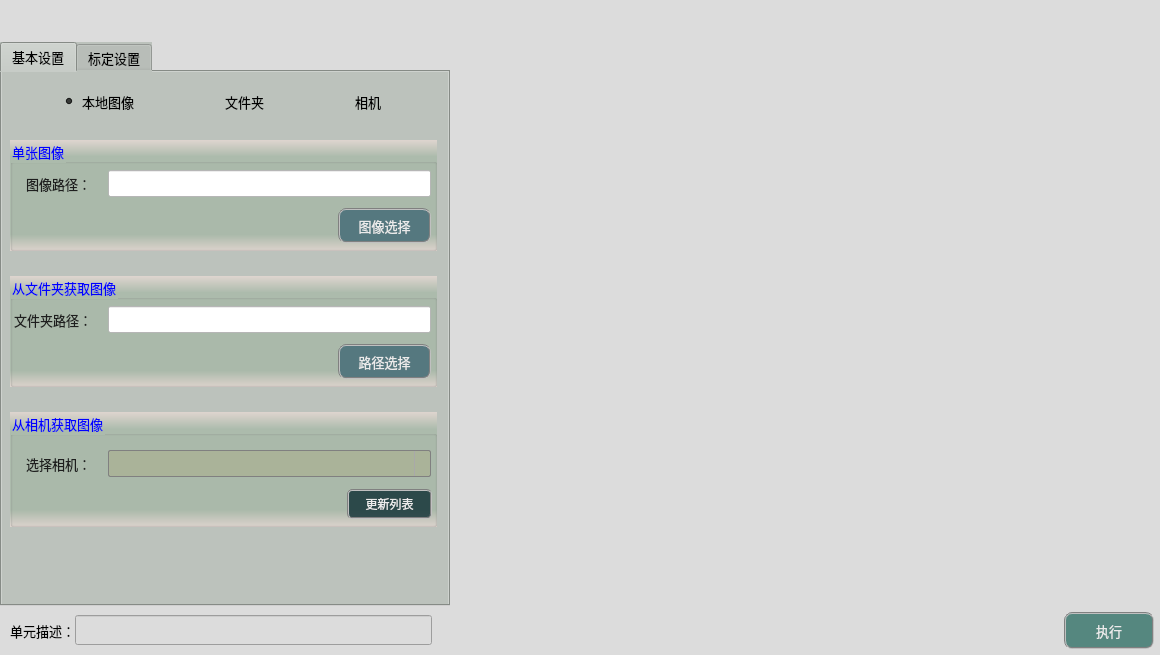
<?xml version="1.0" encoding="UTF-8"?>
<ui version="4.0">
 <class>frmImageSourceClass</class>
 <widget class="QDialog" name="frmImageSourceClass">
  <property name="geometry">
   <rect>
    <x>0</x>
    <y>0</y>
    <width>1160</width>
    <height>655</height>
   </rect>
  </property>
  <property name="sizePolicy">
   <sizepolicy hsizetype="Fixed" vsizetype="Fixed">
    <horstretch>0</horstretch>
    <verstretch>0</verstretch>
   </sizepolicy>
  </property>
  <property name="minimumSize">
   <size>
    <width>1160</width>
    <height>655</height>
   </size>
  </property>
  <property name="maximumSize">
   <size>
    <width>1160</width>
    <height>655</height>
   </size>
  </property>
  <property name="windowTitle">
   <string>获取图像</string>
  </property>
  <property name="styleSheet">
   <string notr="true">background-color: rgb(220, 220, 220);</string>
  </property>
  <layout class="QGridLayout" name="gridLayout">
   <property name="leftMargin">
    <number>0</number>
   </property>
   <property name="topMargin">
    <number>0</number>
   </property>
   <property name="rightMargin">
    <number>0</number>
   </property>
   <property name="bottomMargin">
    <number>0</number>
   </property>
   <property name="spacing">
    <number>1</number>
   </property>
   <item row="1" column="1">
    <spacer name="horizontalSpacer_3">
     <property name="orientation">
      <enum>Qt::Horizontal</enum>
     </property>
     <property name="sizeType">
      <enum>QSizePolicy::Fixed</enum>
     </property>
     <property name="sizeHint" stdset="0">
      <size>
       <width>3</width>
       <height>20</height>
      </size>
     </property>
    </spacer>
   </item>
   <item row="2" column="0">
    <spacer name="verticalSpacer_4">
     <property name="orientation">
      <enum>Qt::Vertical</enum>
     </property>
     <property name="sizeType">
      <enum>QSizePolicy::Fixed</enum>
     </property>
     <property name="sizeHint" stdset="0">
      <size>
       <width>20</width>
       <height>5</height>
      </size>
     </property>
    </spacer>
   </item>
   <item row="0" column="2">
    <spacer name="verticalSpacer">
     <property name="orientation">
      <enum>Qt::Vertical</enum>
     </property>
     <property name="sizeType">
      <enum>QSizePolicy::Fixed</enum>
     </property>
     <property name="sizeHint" stdset="0">
      <size>
       <width>20</width>
       <height>42</height>
      </size>
     </property>
    </spacer>
   </item>
   <item row="1" column="2">
    <layout class="QGridLayout" name="imageLayout">
     <property name="spacing">
      <number>1</number>
     </property>
    </layout>
   </item>
   <item row="3" column="0" colspan="3">
    <layout class="QHBoxLayout" name="horizontalLayout">
     <property name="spacing">
      <number>0</number>
     </property>
     <property name="bottomMargin">
      <number>6</number>
     </property>
     <item>
      <spacer name="horizontalSpacer">
       <property name="orientation">
        <enum>Qt::Horizontal</enum>
       </property>
       <property name="sizeType">
        <enum>QSizePolicy::Fixed</enum>
       </property>
       <property name="sizeHint" stdset="0">
        <size>
         <width>10</width>
         <height>20</height>
        </size>
       </property>
      </spacer>
     </item>
     <item>
      <widget class="QLabel" name="label_3">
       <property name="sizePolicy">
        <sizepolicy hsizetype="Fixed" vsizetype="Fixed">
         <horstretch>0</horstretch>
         <verstretch>0</verstretch>
        </sizepolicy>
       </property>
       <property name="maximumSize">
        <size>
         <width>83</width>
         <height>25</height>
        </size>
       </property>
       <property name="font">
        <font>
         <family>微软雅黑</family>
         <pointsize>10</pointsize>
        </font>
       </property>
       <property name="styleSheet">
        <string notr="true">background-color: rgba(255, 255, 255, 0);</string>
       </property>
       <property name="text">
        <string>单元描述：</string>
       </property>
      </widget>
     </item>
     <item>
      <widget class="QLineEdit" name="txtDescribe">
       <property name="sizePolicy">
        <sizepolicy hsizetype="Fixed" vsizetype="Fixed">
         <horstretch>0</horstretch>
         <verstretch>0</verstretch>
        </sizepolicy>
       </property>
       <property name="minimumSize">
        <size>
         <width>357</width>
         <height>30</height>
        </size>
       </property>
       <property name="maximumSize">
        <size>
         <width>16777215</width>
         <height>30</height>
        </size>
       </property>
       <property name="font">
        <font>
         <family>微软雅黑</family>
         <pointsize>10</pointsize>
        </font>
       </property>
      </widget>
     </item>
     <item>
      <spacer name="horizontalSpacer_8">
       <property name="orientation">
        <enum>Qt::Horizontal</enum>
       </property>
       <property name="sizeHint" stdset="0">
        <size>
         <width>40</width>
         <height>20</height>
        </size>
       </property>
      </spacer>
     </item>
     <item>
      <widget class="QPushButton" name="btnExecute">
       <property name="minimumSize">
        <size>
         <width>90</width>
         <height>37</height>
        </size>
       </property>
       <property name="font">
        <font>
         <family>微软雅黑</family>
         <pointsize>10</pointsize>
        </font>
       </property>
       <property name="styleSheet">
        <string notr="true">QWidget{ background-color: rgb(85, 135, 127);}
QWidget{ color: rgb(235, 235, 235);}
QWidget{ border: 2px groove gray;border-radius: 8px;padding: 2px 4px;}
QPushButton:hover{ background-color: rgb(85, 155, 127);}
QPushButton:pressed{background-color: rgb(85, 175, 127);}</string>
       </property>
       <property name="text">
        <string>执行</string>
       </property>
      </widget>
     </item>
     <item>
      <spacer name="horizontalSpacer_2">
       <property name="orientation">
        <enum>Qt::Horizontal</enum>
       </property>
       <property name="sizeType">
        <enum>QSizePolicy::Fixed</enum>
       </property>
       <property name="sizeHint" stdset="0">
        <size>
         <width>6</width>
         <height>20</height>
        </size>
       </property>
      </spacer>
     </item>
    </layout>
   </item>
   <item row="0" column="0">
    <spacer name="verticalSpacer_2">
     <property name="orientation">
      <enum>Qt::Vertical</enum>
     </property>
     <property name="sizeType">
      <enum>QSizePolicy::Fixed</enum>
     </property>
     <property name="sizeHint" stdset="0">
      <size>
       <width>20</width>
       <height>42</height>
      </size>
     </property>
    </spacer>
   </item>
   <item row="1" column="0">
    <widget class="QTabWidget" name="tabWidget">
     <property name="sizePolicy">
      <sizepolicy hsizetype="Fixed" vsizetype="Expanding">
       <horstretch>0</horstretch>
       <verstretch>0</verstretch>
      </sizepolicy>
     </property>
     <property name="minimumSize">
      <size>
       <width>450</width>
       <height>550</height>
      </size>
     </property>
     <property name="maximumSize">
      <size>
       <width>16777215</width>
       <height>16777215</height>
      </size>
     </property>
     <property name="font">
      <font>
       <family>微软雅黑</family>
       <pointsize>10</pointsize>
      </font>
     </property>
     <property name="styleSheet">
      <string notr="true">background-color: #bcc2bc;</string>
     </property>
     <property name="currentIndex">
      <number>0</number>
     </property>
     <widget class="QWidget" name="tab">
      <attribute name="title">
       <string>基本设置</string>
      </attribute>
      <widget class="QWidget" name="horizontalLayoutWidget_2">
       <property name="geometry">
        <rect>
         <x>3</x>
         <y>10</y>
         <width>437</width>
         <height>39</height>
        </rect>
       </property>
       <layout class="QHBoxLayout" name="horizontalLayout_2">
        <item>
         <spacer name="horizontalSpacer_4">
          <property name="orientation">
           <enum>Qt::Horizontal</enum>
          </property>
          <property name="sizeHint" stdset="0">
           <size>
            <width>10</width>
            <height>20</height>
           </size>
          </property>
         </spacer>
        </item>
        <item>
         <widget class="QRadioButton" name="radioImage">
          <property name="font">
           <font>
            <family>微软雅黑</family>
            <pointsize>10</pointsize>
           </font>
          </property>
          <property name="styleSheet">
           <string notr="true">background-color: rgba(0, 0, 0, 0);</string>
          </property>
          <property name="text">
           <string>本地图像</string>
          </property>
          <property name="checked">
           <bool>true</bool>
          </property>
         </widget>
        </item>
        <item>
         <spacer name="horizontalSpacer_6">
          <property name="orientation">
           <enum>Qt::Horizontal</enum>
          </property>
          <property name="sizeHint" stdset="0">
           <size>
            <width>60</width>
            <height>20</height>
           </size>
          </property>
         </spacer>
        </item>
        <item>
         <widget class="QRadioButton" name="radioFolder">
          <property name="font">
           <font>
            <family>微软雅黑</family>
            <pointsize>10</pointsize>
           </font>
          </property>
          <property name="styleSheet">
           <string notr="true">background-color: rgba(0, 0, 0, 0);</string>
          </property>
          <property name="text">
           <string>文件夹</string>
          </property>
         </widget>
        </item>
        <item>
         <spacer name="horizontalSpacer_7">
          <property name="orientation">
           <enum>Qt::Horizontal</enum>
          </property>
          <property name="sizeHint" stdset="0">
           <size>
            <width>60</width>
            <height>20</height>
           </size>
          </property>
         </spacer>
        </item>
        <item>
         <widget class="QRadioButton" name="radioCamera">
          <property name="font">
           <font>
            <family>微软雅黑</family>
            <pointsize>10</pointsize>
           </font>
          </property>
          <property name="styleSheet">
           <string notr="true">background-color: rgba(0, 0, 0, 0);</string>
          </property>
          <property name="text">
           <string>相机</string>
          </property>
         </widget>
        </item>
        <item>
         <spacer name="horizontalSpacer_5">
          <property name="orientation">
           <enum>Qt::Horizontal</enum>
          </property>
          <property name="sizeHint" stdset="0">
           <size>
            <width>10</width>
            <height>20</height>
           </size>
          </property>
         </spacer>
        </item>
       </layout>
      </widget>
      <widget class="QGroupBox" name="groupImage">
       <property name="geometry">
        <rect>
         <x>8</x>
         <y>68</y>
         <width>427</width>
         <height>111</height>
        </rect>
       </property>
       <property name="font">
        <font>
         <family>微软雅黑</family>
         <pointsize>10</pointsize>
        </font>
       </property>
       <property name="styleSheet">
        <string notr="true">background-color: qlineargradient(x1:0, y1:0, x2:0, y2:1, stop:0 #dfd5cf, stop: 0.15 #acbbac, stop: 0.85 #acbbac,stop:1 #dfd5cf);
color: rgb(0, 0, 255);</string>
       </property>
       <property name="title">
        <string>单张图像</string>
       </property>
       <widget class="QLabel" name="label">
        <property name="geometry">
         <rect>
          <x>16</x>
          <y>34</y>
          <width>85</width>
          <height>19</height>
         </rect>
        </property>
        <property name="font">
         <font>
          <family>微软雅黑</family>
          <pointsize>10</pointsize>
         </font>
        </property>
        <property name="styleSheet">
         <string notr="true">color: rgb(30, 30, 30);
background: transparent;</string>
        </property>
        <property name="text">
         <string>图像路径：</string>
        </property>
       </widget>
       <widget class="QLineEdit" name="txtImagePath">
        <property name="geometry">
         <rect>
          <x>98</x>
          <y>30</y>
          <width>323</width>
          <height>27</height>
         </rect>
        </property>
        <property name="font">
         <font>
          <family>微软雅黑</family>
          <pointsize>10</pointsize>
         </font>
        </property>
        <property name="styleSheet">
         <string notr="true">background-color: rgb(255, 255, 255);</string>
        </property>
        <property name="readOnly">
         <bool>true</bool>
        </property>
       </widget>
       <widget class="QPushButton" name="btnSelectImage">
        <property name="geometry">
         <rect>
          <x>328</x>
          <y>68</y>
          <width>93</width>
          <height>35</height>
         </rect>
        </property>
        <property name="font">
         <font>
          <family>Arial</family>
          <pointsize>10</pointsize>
         </font>
        </property>
        <property name="styleSheet">
         <string notr="true">QWidget{ background-color: rgb(85, 120, 127);}
QWidget{ color: rgb(235, 235, 235);}
QWidget{ border: 2px groove gray;border-radius: 8px;padding: 2px 4px;}
QPushButton:hover{ background-color: rgb(85, 150, 127);}
QPushButton:pressed{background-color: rgb(85, 170, 127);}</string>
        </property>
        <property name="text">
         <string>图像选择</string>
        </property>
       </widget>
      </widget>
      <widget class="QGroupBox" name="groupCamera">
       <property name="geometry">
        <rect>
         <x>8</x>
         <y>340</y>
         <width>427</width>
         <height>115</height>
        </rect>
       </property>
       <property name="font">
        <font>
         <family>微软雅黑</family>
         <pointsize>10</pointsize>
        </font>
       </property>
       <property name="styleSheet">
        <string notr="true">background-color: qlineargradient(x1:0, y1:0, x2:0, y2:1, stop:0 #dfd5cf, stop: 0.15 #acbbac, stop: 0.85 #acbbac,stop:1 #dfd5cf);
color: rgb(0, 0, 255);</string>
       </property>
       <property name="title">
        <string>从相机获取图像</string>
       </property>
       <widget class="QLabel" name="label_4">
        <property name="geometry">
         <rect>
          <x>16</x>
          <y>42</y>
          <width>79</width>
          <height>19</height>
         </rect>
        </property>
        <property name="font">
         <font>
          <family>微软雅黑</family>
          <pointsize>10</pointsize>
         </font>
        </property>
        <property name="styleSheet">
         <string notr="true">color: rgb(30, 30, 30);
background: transparent;</string>
        </property>
        <property name="text">
         <string>选择相机：</string>
        </property>
       </widget>
       <widget class="QComboBox" name="comboCamera">
        <property name="geometry">
         <rect>
          <x>98</x>
          <y>38</y>
          <width>323</width>
          <height>27</height>
         </rect>
        </property>
        <property name="font">
         <font>
          <family>微软雅黑</family>
          <pointsize>10</pointsize>
         </font>
        </property>
        <property name="styleSheet">
         <string notr="true">QComboBox {
    border: 1px solid gray;
    border-radius: 2px;    
    color: rgb(0, 0, 200);
	background-color: rgba(170, 170, 127,100);
}
QComboBox::drop-down {
    subcontrol-origin: padding;
    subcontrol-position: top right;
    width: 15px; 
    border-left-width: 1px;
    border-left-color: darkgray;
    border-left-style: solid;
    border-top-right-radius: 3px;
    border-bottom-right-radius: 3px;
}

QComboBox::down-arrow {
    image: url(:/resource/down.png);
} 
QComboBox::down-arrow:on {
    top: 1px;
    left: 1px;
}</string>
        </property>
       </widget>
       <widget class="QPushButton" name="btnUpdata">
        <property name="geometry">
         <rect>
          <x>337</x>
          <y>77</y>
          <width>85</width>
          <height>30</height>
         </rect>
        </property>
        <property name="sizePolicy">
         <sizepolicy hsizetype="Fixed" vsizetype="Fixed">
          <horstretch>0</horstretch>
          <verstretch>0</verstretch>
         </sizepolicy>
        </property>
        <property name="minimumSize">
         <size>
          <width>60</width>
          <height>30</height>
         </size>
        </property>
        <property name="font">
         <font>
          <family>微软雅黑</family>
          <pointsize>9</pointsize>
         </font>
        </property>
        <property name="styleSheet">
         <string notr="true">QWidget{ background-color: rgba(9, 42, 47, 200);}
QWidget{ color: rgb(235, 235, 235);}
QWidget{ border: 2px groove gray;border-radius: 5px;padding: 2px 4px;}
QPushButton:hover{ background-color: rgb(9, 62, 52);}
QPushButton:pressed{background-color: rgb(9, 82, 72);}</string>
        </property>
        <property name="text">
         <string>更新列表</string>
        </property>
       </widget>
      </widget>
      <widget class="QGroupBox" name="groupFolder">
       <property name="geometry">
        <rect>
         <x>8</x>
         <y>204</y>
         <width>427</width>
         <height>111</height>
        </rect>
       </property>
       <property name="font">
        <font>
         <family>微软雅黑</family>
         <pointsize>10</pointsize>
        </font>
       </property>
       <property name="styleSheet">
        <string notr="true">background-color: qlineargradient(x1:0, y1:0, x2:0, y2:1, stop:0 #dfd5cf, stop: 0.15 #acbbac, stop: 0.85 #acbbac,stop:1 #dfd5cf);
color: rgb(0, 0, 255);</string>
       </property>
       <property name="title">
        <string>从文件夹获取图像</string>
       </property>
       <widget class="QLabel" name="label_2">
        <property name="geometry">
         <rect>
          <x>4</x>
          <y>34</y>
          <width>97</width>
          <height>19</height>
         </rect>
        </property>
        <property name="font">
         <font>
          <family>微软雅黑</family>
          <pointsize>10</pointsize>
         </font>
        </property>
        <property name="styleSheet">
         <string notr="true">color: rgb(30, 30, 30);
background: transparent;</string>
        </property>
        <property name="text">
         <string>文件夹路径：</string>
        </property>
       </widget>
       <widget class="QLineEdit" name="txtFolderPath">
        <property name="geometry">
         <rect>
          <x>98</x>
          <y>30</y>
          <width>323</width>
          <height>27</height>
         </rect>
        </property>
        <property name="font">
         <font>
          <family>微软雅黑</family>
          <pointsize>10</pointsize>
         </font>
        </property>
        <property name="styleSheet">
         <string notr="true">background-color: rgb(255, 255, 255);</string>
        </property>
        <property name="text">
         <string/>
        </property>
        <property name="readOnly">
         <bool>true</bool>
        </property>
       </widget>
       <widget class="QPushButton" name="btnSelectPath">
        <property name="geometry">
         <rect>
          <x>328</x>
          <y>68</y>
          <width>93</width>
          <height>35</height>
         </rect>
        </property>
        <property name="font">
         <font>
          <family>Arial</family>
          <pointsize>10</pointsize>
         </font>
        </property>
        <property name="styleSheet">
         <string notr="true">QWidget{ background-color: rgb(85, 120, 127);}
QWidget{ color: rgb(235, 235, 235);}
QWidget{ border: 2px groove gray;border-radius: 8px;padding: 2px 4px;}
QPushButton:hover{ background-color: rgb(85, 150, 127);}
QPushButton:pressed{background-color: rgb(85, 170, 127);}</string>
        </property>
        <property name="text">
         <string>路径选择</string>
        </property>
       </widget>
      </widget>
     </widget>
     <widget class="QWidget" name="tab_2">
      <attribute name="title">
       <string>标定设置</string>
      </attribute>
      <widget class="QGroupBox" name="groupC8">
       <property name="geometry">
        <rect>
         <x>9</x>
         <y>18</y>
         <width>427</width>
         <height>403</height>
        </rect>
       </property>
       <property name="font">
        <font>
         <family>微软雅黑</family>
         <pointsize>10</pointsize>
        </font>
       </property>
       <property name="styleSheet">
        <string notr="true">background-color: qlineargradient(x1:0, y1:0, x2:0, y2:1, stop:0 #dfd5cf, stop: 0.15 #acbbac, stop: 0.85 #acbbac,stop:1 #dfd5cf);
color: rgb(85, 0, 255);</string>
       </property>
       <property name="title">
        <string>畸变标定参数</string>
       </property>
       <widget class="QCheckBox" name="checkUseCalib">
        <property name="geometry">
         <rect>
          <x>22</x>
          <y>36</y>
          <width>203</width>
          <height>27</height>
         </rect>
        </property>
        <property name="sizePolicy">
         <sizepolicy hsizetype="Fixed" vsizetype="Fixed">
          <horstretch>0</horstretch>
          <verstretch>0</verstretch>
         </sizepolicy>
        </property>
        <property name="font">
         <font>
          <family>微软雅黑</family>
          <pointsize>10</pointsize>
         </font>
        </property>
        <property name="styleSheet">
         <string notr="true">QCheckBox{
    color: rgb(30, 30, 30);
	border-style: flat;
	background: transparent;
}
QCheckBox::indicator {
    width: 17px;
    height: 17px;    
}
QCheckBox::indicator::unchecked {
    image: url(:/resource/untick.png);
}
QCheckBox::indicator::checked {
    image: url(:/resource/tick.png);
};</string>
        </property>
        <property name="text">
         <string>使用畸变标定校正图像</string>
        </property>
        <property name="iconSize">
         <size>
          <width>22</width>
          <height>22</height>
         </size>
        </property>
       </widget>
       <widget class="QWidget" name="horizontalLayoutWidget_3">
        <property name="geometry">
         <rect>
          <x>34</x>
          <y>72</y>
          <width>359</width>
          <height>39</height>
         </rect>
        </property>
        <layout class="QHBoxLayout" name="horizontalLayout_3">
         <item>
          <spacer name="horizontalSpacer_9">
           <property name="orientation">
            <enum>Qt::Horizontal</enum>
           </property>
           <property name="sizeHint" stdset="0">
            <size>
             <width>10</width>
             <height>20</height>
            </size>
           </property>
          </spacer>
         </item>
         <item>
          <widget class="QRadioButton" name="radioLinkParam">
           <property name="font">
            <font>
             <family>微软雅黑</family>
             <pointsize>10</pointsize>
            </font>
           </property>
           <property name="styleSheet">
            <string notr="true">background-color: rgba(0, 0, 0, 0);
color: rgb(30, 30, 30);</string>
           </property>
           <property name="text">
            <string>链接参数方式</string>
           </property>
           <property name="checked">
            <bool>true</bool>
           </property>
          </widget>
         </item>
         <item>
          <spacer name="horizontalSpacer_11">
           <property name="orientation">
            <enum>Qt::Horizontal</enum>
           </property>
           <property name="sizeHint" stdset="0">
            <size>
             <width>60</width>
             <height>20</height>
            </size>
           </property>
          </spacer>
         </item>
         <item>
          <widget class="QRadioButton" name="radioCalibFile">
           <property name="font">
            <font>
             <family>微软雅黑</family>
             <pointsize>10</pointsize>
            </font>
           </property>
           <property name="styleSheet">
            <string notr="true">background-color: rgba(0, 0, 0, 0);
color: rgb(30, 30, 30);</string>
           </property>
           <property name="text">
            <string>读取标定文件方式</string>
           </property>
          </widget>
         </item>
         <item>
          <spacer name="horizontalSpacer_12">
           <property name="orientation">
            <enum>Qt::Horizontal</enum>
           </property>
           <property name="sizeHint" stdset="0">
            <size>
             <width>10</width>
             <height>20</height>
            </size>
           </property>
          </spacer>
         </item>
        </layout>
       </widget>
       <widget class="QGroupBox" name="groupC">
        <property name="geometry">
         <rect>
          <x>5</x>
          <y>132</y>
          <width>417</width>
          <height>127</height>
         </rect>
        </property>
        <property name="font">
         <font>
          <family>微软雅黑</family>
          <pointsize>10</pointsize>
         </font>
        </property>
        <property name="styleSheet">
         <string notr="true">background-color: #acbbac;
color: rgb(0, 0, 127);</string>
        </property>
        <property name="title">
         <string>链接参数方式</string>
        </property>
        <widget class="QLabel" name="label_5">
         <property name="geometry">
          <rect>
           <x>13</x>
           <y>43</y>
           <width>63</width>
           <height>19</height>
          </rect>
         </property>
         <property name="font">
          <font>
           <family>微软雅黑</family>
           <pointsize>10</pointsize>
          </font>
         </property>
         <property name="styleSheet">
          <string notr="true">color: rgb(30, 30, 30);
background: transparent;</string>
         </property>
         <property name="text">
          <string>内参K：</string>
         </property>
        </widget>
        <widget class="QLineEdit" name="txtLinkCameraMatrix">
         <property name="geometry">
          <rect>
           <x>94</x>
           <y>39</y>
           <width>241</width>
           <height>27</height>
          </rect>
         </property>
         <property name="font">
          <font>
           <family>微软雅黑</family>
           <pointsize>10</pointsize>
          </font>
         </property>
         <property name="toolTip">
          <string>内参K</string>
         </property>
         <property name="styleSheet">
          <string notr="true">color: rgb(0, 0, 200);
background-color: rgba(170, 170, 127,50);</string>
         </property>
         <property name="alignment">
          <set>Qt::AlignCenter</set>
         </property>
         <property name="readOnly">
          <bool>true</bool>
         </property>
        </widget>
        <widget class="QPushButton" name="btnLinkCameraMatrix">
         <property name="geometry">
          <rect>
           <x>344</x>
           <y>39</y>
           <width>27</width>
           <height>27</height>
          </rect>
         </property>
         <property name="toolTip">
          <string>链接内参K</string>
         </property>
         <property name="styleSheet">
          <string notr="true">QWidget{ border:none;border-radius: 8px;padding: 2px 4px;}
QPushButton:hover{ background-color: rgba(85, 150, 127, 100);}
QPushButton:pressed{background-color: rgba(85, 180, 127, 160);}</string>
         </property>
         <property name="text">
          <string/>
         </property>
         <property name="icon">
          <iconset resource="sub_res.qrc">
           <normaloff>:/resource/link.png</normaloff>:/resource/link.png</iconset>
         </property>
         <property name="iconSize">
          <size>
           <width>27</width>
           <height>27</height>
          </size>
         </property>
        </widget>
        <widget class="QPushButton" name="btnDelLinkCameraMatrix">
         <property name="geometry">
          <rect>
           <x>378</x>
           <y>39</y>
           <width>27</width>
           <height>27</height>
          </rect>
         </property>
         <property name="toolTip">
          <string>删除内参K链接</string>
         </property>
         <property name="styleSheet">
          <string notr="true">QWidget{ border:none;border-radius: 8px;padding: 2px 4px;}
QPushButton:hover{ background-color: rgba(226, 142, 162, 100);}
QPushButton:pressed{background-color: rgba(226, 172, 162, 200);}</string>
         </property>
         <property name="text">
          <string/>
         </property>
         <property name="icon">
          <iconset resource="sub_res.qrc">
           <normaloff>:/resource/del_link.png</normaloff>:/resource/del_link.png</iconset>
         </property>
         <property name="iconSize">
          <size>
           <width>27</width>
           <height>27</height>
          </size>
         </property>
        </widget>
        <widget class="QPushButton" name="btnDelLinkDistCoeffs">
         <property name="geometry">
          <rect>
           <x>378</x>
           <y>88</y>
           <width>27</width>
           <height>27</height>
          </rect>
         </property>
         <property name="toolTip">
          <string>删除畸变系数链接</string>
         </property>
         <property name="styleSheet">
          <string notr="true">QWidget{ border:none;border-radius: 8px;padding: 2px 4px;}
QPushButton:hover{ background-color: rgba(226, 142, 162, 100);}
QPushButton:pressed{background-color: rgba(226, 172, 162, 200);}</string>
         </property>
         <property name="text">
          <string/>
         </property>
         <property name="icon">
          <iconset resource="sub_res.qrc">
           <normaloff>:/resource/del_link.png</normaloff>:/resource/del_link.png</iconset>
         </property>
         <property name="iconSize">
          <size>
           <width>27</width>
           <height>27</height>
          </size>
         </property>
        </widget>
        <widget class="QPushButton" name="btnLinkDistCoeffs">
         <property name="geometry">
          <rect>
           <x>344</x>
           <y>88</y>
           <width>27</width>
           <height>27</height>
          </rect>
         </property>
         <property name="toolTip">
          <string>链接畸变系数</string>
         </property>
         <property name="styleSheet">
          <string notr="true">QWidget{ border:none;border-radius: 8px;padding: 2px 4px;}
QPushButton:hover{ background-color: rgba(85, 150, 127, 100);}
QPushButton:pressed{background-color: rgba(85, 180, 127, 160);}</string>
         </property>
         <property name="text">
          <string/>
         </property>
         <property name="icon">
          <iconset resource="sub_res.qrc">
           <normaloff>:/resource/link.png</normaloff>:/resource/link.png</iconset>
         </property>
         <property name="iconSize">
          <size>
           <width>27</width>
           <height>27</height>
          </size>
         </property>
        </widget>
        <widget class="QLabel" name="label_6">
         <property name="geometry">
          <rect>
           <x>13</x>
           <y>92</y>
           <width>77</width>
           <height>19</height>
          </rect>
         </property>
         <property name="font">
          <font>
           <family>微软雅黑</family>
           <pointsize>10</pointsize>
          </font>
         </property>
         <property name="styleSheet">
          <string notr="true">color: rgb(30, 30, 30);
background: transparent;</string>
         </property>
         <property name="text">
          <string>畸变系数：</string>
         </property>
        </widget>
        <widget class="QLineEdit" name="txtLinkDistCoeffs">
         <property name="geometry">
          <rect>
           <x>94</x>
           <y>88</y>
           <width>241</width>
           <height>27</height>
          </rect>
         </property>
         <property name="font">
          <font>
           <family>微软雅黑</family>
           <pointsize>10</pointsize>
          </font>
         </property>
         <property name="toolTip">
          <string>畸变系数</string>
         </property>
         <property name="styleSheet">
          <string notr="true">color: rgb(0, 0, 200);
background-color: rgba(170, 170, 127,50);</string>
         </property>
         <property name="alignment">
          <set>Qt::AlignCenter</set>
         </property>
         <property name="readOnly">
          <bool>true</bool>
         </property>
        </widget>
       </widget>
       <widget class="QGroupBox" name="groupC2">
        <property name="geometry">
         <rect>
          <x>5</x>
          <y>286</y>
          <width>417</width>
          <height>113</height>
         </rect>
        </property>
        <property name="font">
         <font>
          <family>微软雅黑</family>
          <pointsize>10</pointsize>
         </font>
        </property>
        <property name="styleSheet">
         <string notr="true">background-color: #acbbac;
color: rgb(0, 0, 127);</string>
        </property>
        <property name="title">
         <string>读取标定文件方式</string>
        </property>
        <widget class="QLabel" name="label_7">
         <property name="geometry">
          <rect>
           <x>13</x>
           <y>36</y>
           <width>115</width>
           <height>19</height>
          </rect>
         </property>
         <property name="font">
          <font>
           <family>微软雅黑</family>
           <pointsize>10</pointsize>
          </font>
         </property>
         <property name="styleSheet">
          <string notr="true">color: rgb(30, 30, 30);
background: transparent;</string>
         </property>
         <property name="text">
          <string>标定文件路径：</string>
         </property>
        </widget>
        <widget class="QLineEdit" name="txtCalibPath">
         <property name="geometry">
          <rect>
           <x>128</x>
           <y>32</y>
           <width>285</width>
           <height>27</height>
          </rect>
         </property>
         <property name="font">
          <font>
           <family>微软雅黑</family>
           <pointsize>10</pointsize>
          </font>
         </property>
         <property name="styleSheet">
          <string notr="true">background-color: rgb(255, 255, 255);</string>
         </property>
         <property name="text">
          <string/>
         </property>
         <property name="readOnly">
          <bool>true</bool>
         </property>
        </widget>
        <widget class="QPushButton" name="btnSelectCalibPath">
         <property name="geometry">
          <rect>
           <x>320</x>
           <y>70</y>
           <width>93</width>
           <height>35</height>
          </rect>
         </property>
         <property name="font">
          <font>
           <family>Arial</family>
           <pointsize>10</pointsize>
          </font>
         </property>
         <property name="styleSheet">
          <string notr="true">QWidget{ background-color: rgb(85, 120, 127);}
QWidget{ color: rgb(235, 235, 235);}
QWidget{ border: 2px groove gray;border-radius: 8px;padding: 2px 4px;}
QPushButton:hover{ background-color: rgb(85, 150, 127);}
QPushButton:pressed{background-color: rgb(85, 170, 127);}</string>
         </property>
         <property name="text">
          <string>文件选择</string>
         </property>
        </widget>
       </widget>
      </widget>
     </widget>
    </widget>
   </item>
  </layout>
 </widget>
 <layoutdefault spacing="6" margin="11"/>
 <resources>
  <include location="sub_res.qrc"/>
  <include location="../CropImage/sub_res.qrc"/>
 </resources>
 <connections/>
</ui>
